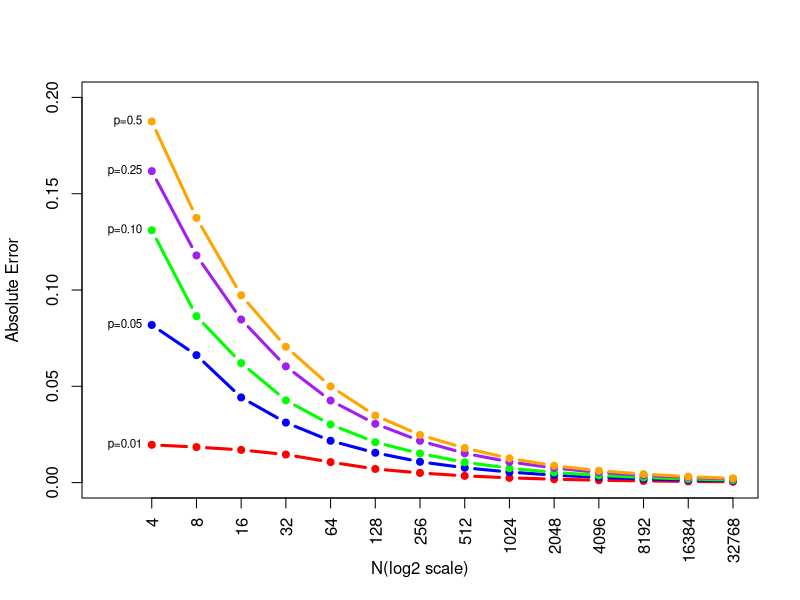
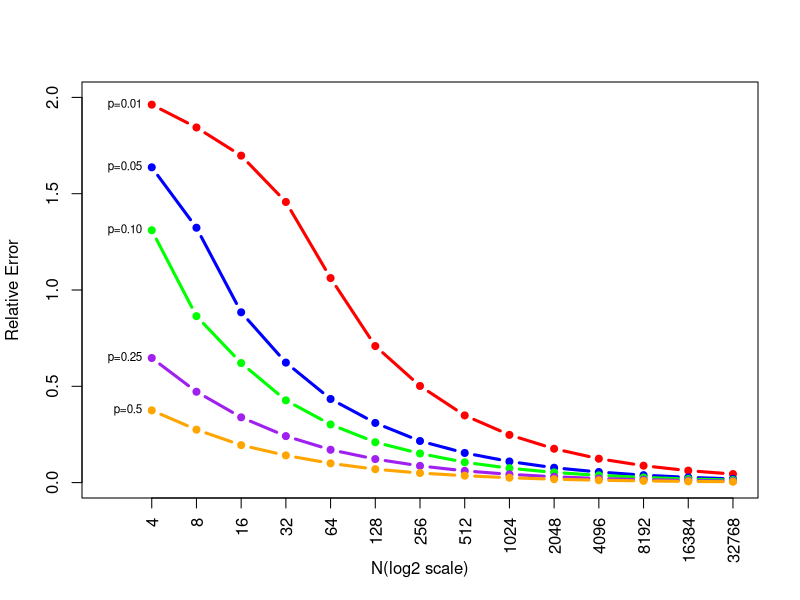
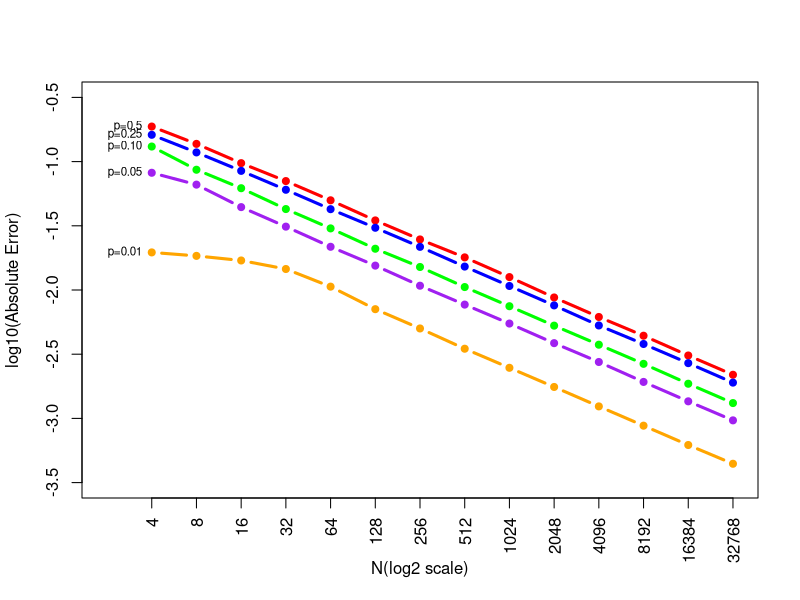
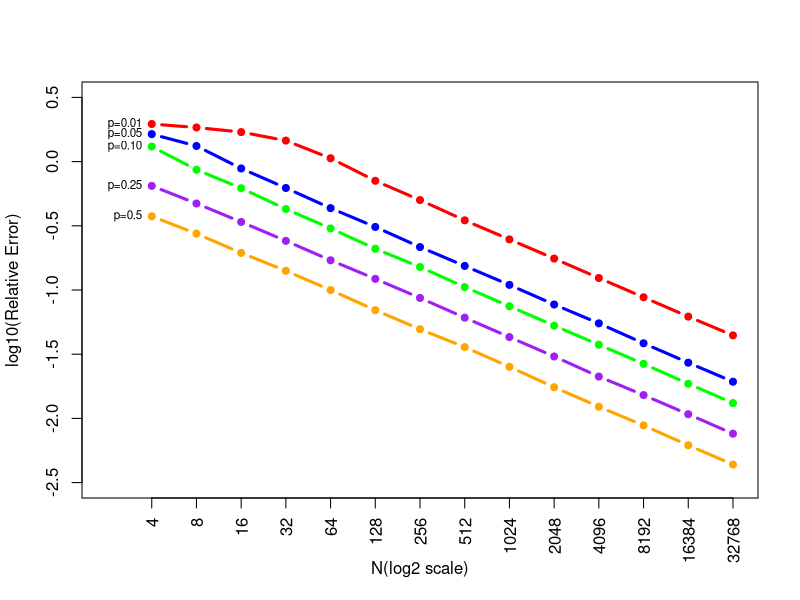

Here is the R script that generated these plots, in order:
## ---- chunk 1
knitr::opts_chunk$set(tidy = FALSE)
## ---- chunk 2
#generate matrix for each combination of replicate number and probability
abs_error=matrix(NA,14,5)
rel_error=matrix(NA,14,5)
p=c(0.01, 0.05, 0.10, 0.25, 0.50)
#perform a 14 X 5 factorial experiment simulation
for (i in 1:14){
  for (j in 1:5){
    p_hat=rbinom(10000,2^(i+1),p[j])/(2^(i+1))
    abs_error[i,j]=mean(abs(p_hat-p[j]))
    rel_error[i,j]=mean(abs(p_hat-p[j])/p[j])
  }
}

## ---- chunk 3
x_axis=c("4","8","16","32","64","128","256","512","1024","2048","4096","8192","16384","32768")
prob=c("0.01","0.05","0.10","0.25","0.5")
prob_label=paste0("p=",prob)
plot(as.vector(abs_error[,1]),xaxt='n',type="b",col="red",lwd=3,pch=20,xlim=c(0,14),ylim=c(0,0.2),xlab="N(log2 scale)",ylab="Absolute Error")
axis(1,at=1:14,labels=x_axis,las=2)
lines(as.vector(abs_error[,2]),type="b",col="blue",lwd=3,pch=20)
lines(as.vector(abs_error[,3]),type="b",col="green",lwd=3,pch=20)
lines(as.vector(abs_error[,4]),type="b",col="purple",lwd=3,pch=20)
lines(as.vector(abs_error[,5]),type="b",col="orange",lwd=3,pch=20)
text(1,abs_error[1,],prob_label,pos=2,cex=0.7)
## ---- chunk 4
x_axis=c("4","8","16","32","64","128","256","512","1024","2048","4096","8192","16384","32768")
prob=c("0.01","0.05","0.10","0.25","0.5")
prob_label=paste0("p=",prob)
plot(as.vector(rel_error[,1]),xaxt='n',type="b",col="red",lwd=3,pch=20,xlim=c(0,14),ylim=c(0,2),xlab="N(log2 scale)",ylab="Relative Error")
axis(1,at=1:14,labels=x_axis,las=2)
lines(as.vector(rel_error[,2]),type="b",col="blue",lwd=3,pch=20)
lines(as.vector(rel_error[,3]),type="b",col="green",lwd=3,pch=20)
lines(as.vector(rel_error[,4]),type="b",col="purple",lwd=3,pch=20)
lines(as.vector(rel_error[,5]),type="b",col="orange",lwd=3,pch=20)
text(1,rel_error[1,],prob_label,pos=2,cex=0.7)
## ---- chunk 5
x_axis=c("4","8","16","32","64","128","256","512","1024","2048","4096","8192","16384","32768")
prob=c("0.01","0.05","0.10","0.25","0.5")
prob_label=paste0("p=",prob)
plot(log10(as.vector(abs_error[,5])),xaxt='n',type="b",col="red",lwd=3,pch=20,xlim=c(0,14),ylim=c(-3.5,-0.5),xlab="N(log2 scale)",ylab="log10(Absolute Error)")
axis(1,at=1:14,labels=x_axis,las=2)
lines(log10(as.vector(abs_error[,4])),type="b",col="blue",lwd=3,pch=20)
lines(log10(as.vector(abs_error[,3])),type="b",col="green",lwd=3,pch=20)
lines(log10(as.vector(abs_error[,2])),type="b",col="purple",lwd=3,pch=20)
lines(log10(as.vector(abs_error[,1])),type="b",col="orange",lwd=3,pch=20)
text(1,log10(abs_error[1,]),prob_label,pos=2,cex=0.7)

## ---- chunk 6
x_axis=c("4","8","16","32","64","128","256","512","1024","2048","4096","8192","16384","32768")
prob=c("0.01","0.05","0.10","0.25","0.5")
prob_label=paste0("p=",prob)
plot(log10(as.vector(rel_error[,1])),xaxt='n',type="b",col="red",lwd=3,pch=20,xlim=c(0,14),ylim=c(-2.5,0.5),xlab="N(log2 scale)",ylab="log10(Relative Error)")
axis(1,at=1:14,labels=x_axis,las=2)
lines(log10(as.vector(rel_error[,2])),type="b",col="blue",lwd=3,pch=20)
lines(log10(as.vector(rel_error[,3])),type="b",col="green",lwd=3,pch=20)
lines(log10(as.vector(rel_error[,4])),type="b",col="purple",lwd=3,pch=20)
lines(log10(as.vector(rel_error[,5])),type="b",col="orange",lwd=3,pch=20)
text(1,log10(rel_error[1,]),prob_label,pos=2,cex=0.7)
